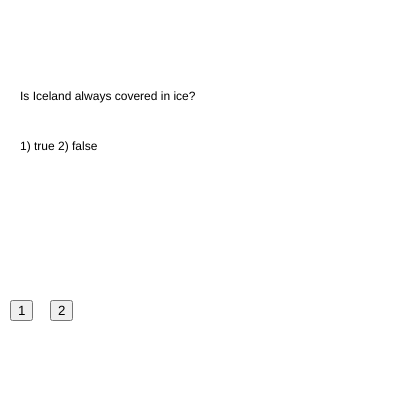
Frame 1 (no input)
Frame 60 (no input): identical to frame 1, image omitted
Frame 120 (the mouse pressed at the canvas centre since frame 60): identical to frame 1, image omitted

The p5.js sketch that drew this single still picture (run headless with seeded random() and noise() and a simulated clock; from frame 60 on, the mouse is pressed at the canvas centre):

// p5.js sketch
// ── sketch.js
var questions = ["Is Iceland always covered in ice?","What ocean lies east of the U.S.?","What is the 4th most populated city in the U.S.?"];
var options = ["1) true 2) false", "1) Pacific 2) Eastern 3) Indian 4) Atlantic", "1) Phoenix, AZ 2) Philadelphia, PA 3) Houston, TX 4) San Antonio, TX"];
var answers = [1,3,2];//starts counting at 0

var currentOption = -1; //refers to what button the user has pressed

var buttons = [];

var currentQuestion = 0;

var answerText = "";

var showAnswer = false;

var interval = 5000;
var prevMillis = 0;

function setup() {
  createCanvas(400,400);

  buttons[0] = createButton("1");
  buttons[0].position(10,300);
  buttons[0].mousePressed(function(){
    currentOption = 0;
  }); // end of mousePressed [0]

  buttons[1] = createButton("2");
  buttons[1].position(50,300);
  buttons[1].mousePressed(function(){
    currentOption = 1;
  }); // end of mousePressed [1]

  buttons[2] = createButton("3");
  buttons[2].position(100,300);
  buttons[2].mousePressed(function(){
    currentOption = 2;
  }); // end of mousePressed [2]

  buttons[3] = createButton("4");
  buttons[3].position(150,300);
  buttons[3].mousePressed(function(){
    currentOption = 3;
  }); // end of mousePressed [3]

}//end of setup

function draw() {
  background(255);

  text(questions[currentQuestion],20,100);
  text(options[currentQuestion],20,150);

  if(showAnswer == true){
    text(answerText, 20,200);

    //start our timer
    if(millis() - prevMillis > interval){
      prevMillis = millis();
      showAnswer = false;
    };
  }; //end of showAnswer == true

  //this will only work on HTML elements
  if(currentQuestion == 0){
    buttons[2].hide();
    buttons[3].hide();
  };

  if(currentQuestion == 1){
    buttons[2].show();
    buttons[3].show();
  };

  //if the currentOption is not equal to -1; != is doesn't equal
  if(currentOption != -1){
    //do something if currentOption is not equal to -1
      console.log("currentOption " + currentOption);

      if(currentOption == answers[currentQuestion]){
        //correct
        console.log("correct");
        answerText = "Correct";
        currentQuestion = currentQuestion + 1;
        //if(currentQuestion == 2){
        //array.length counts how many items are in the array; questions.length has 2 items
        if(currentQuestion == questions.length){
          currentQuestion = 0;
        }//setting array limit

      }else{
        console.log("incorrect");
        answerText = "Incorrect";
      }//check for correct or incorrect

      currentOption = -1;
      showAnswer = true;
      prevMillis = millis();

  };//end of current option not equal to -1


}//end of draw
